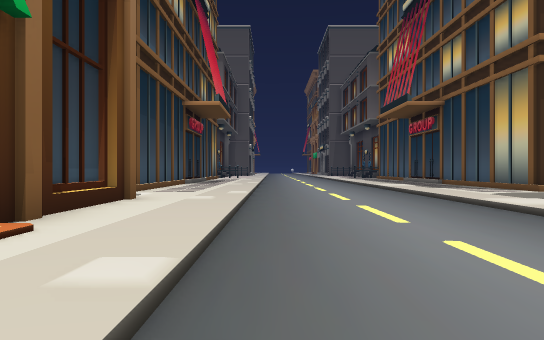
view 1 (above)

24 first-person views from a walk through a scene from a Unity 3-D project. The camera is 1.2 m above the floor, looks level and sees 75° across. The floor is counted in squares, 2 m on a side. Each view is taken from the middle of a square. On the plan, view 1 faces up. The plan holds only what a view shows up to about 10 squares ahead; the rest is blank. The place goes on beyond the plan. The player character is not drawn. Some surface patterns are stand-ins.

view 2
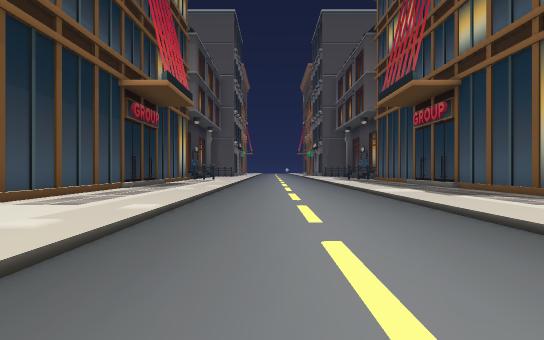

view 3
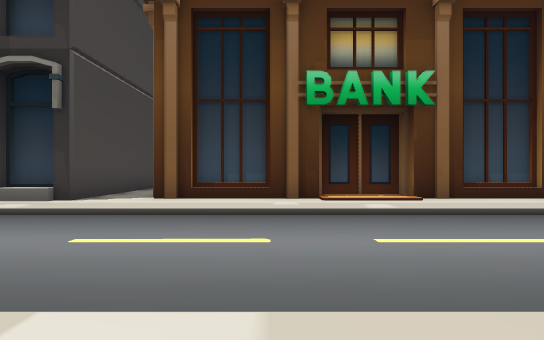

view 4
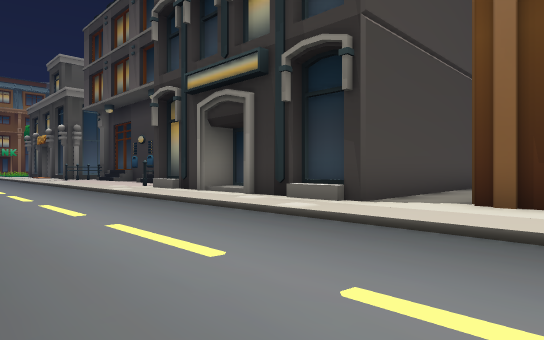

view 5
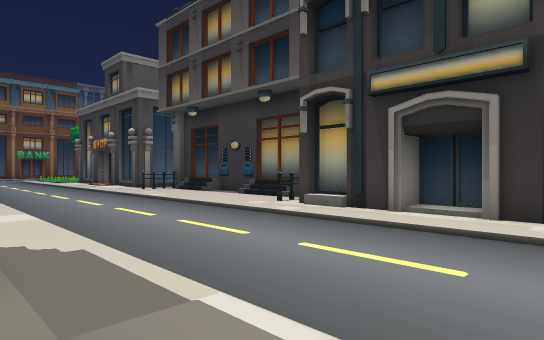

view 6
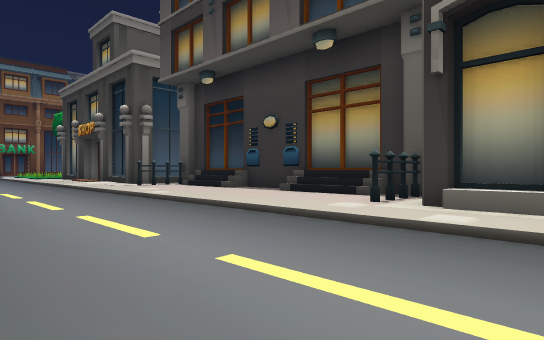

view 7
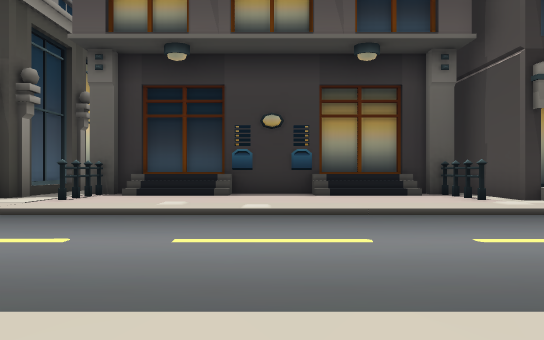

view 8
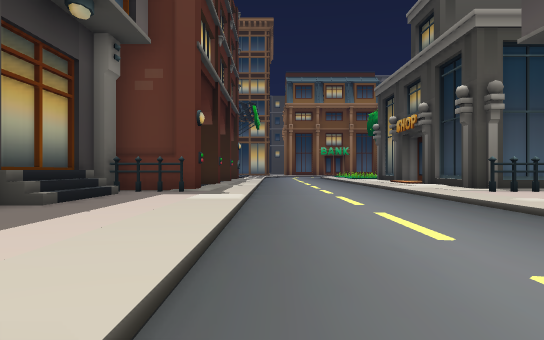

view 9
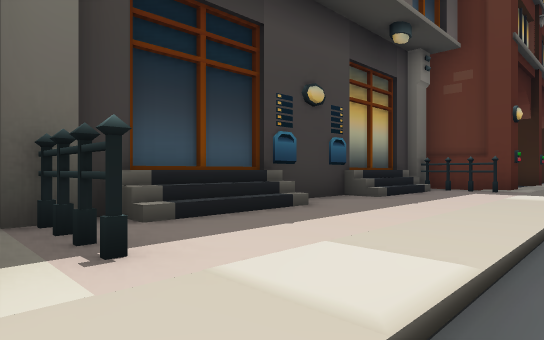

view 10
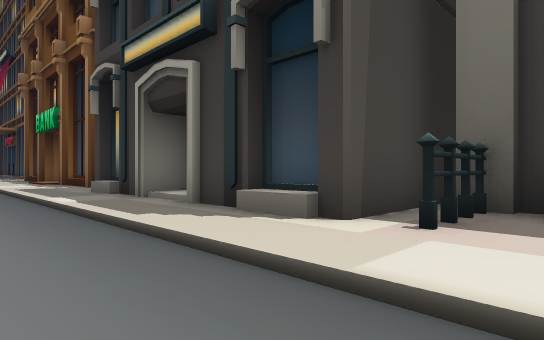

view 11
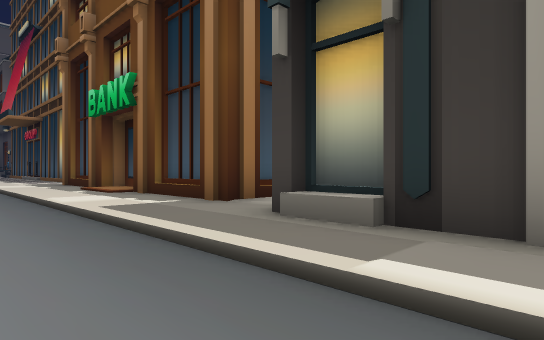

view 12
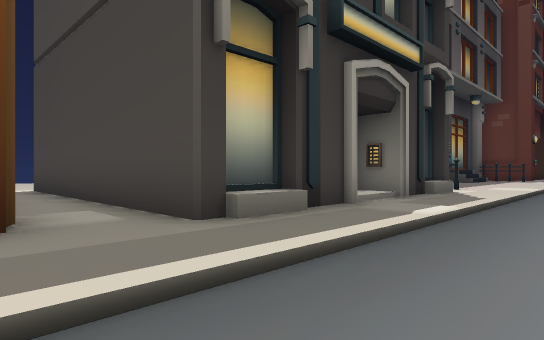

view 13
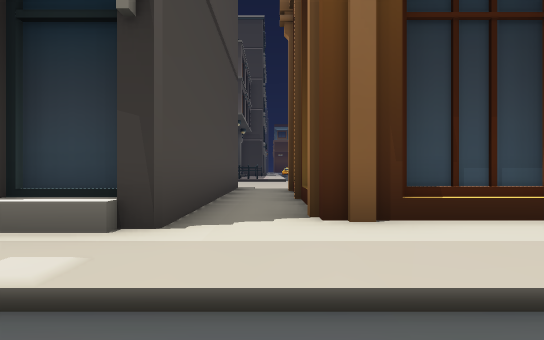

view 14
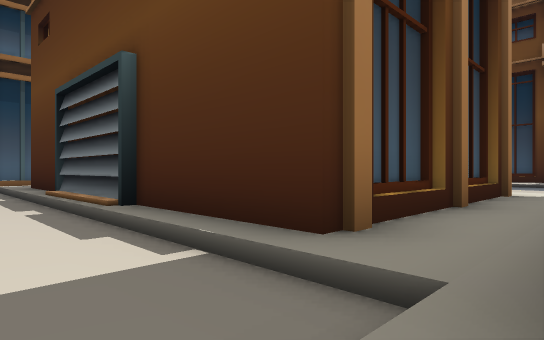

view 15
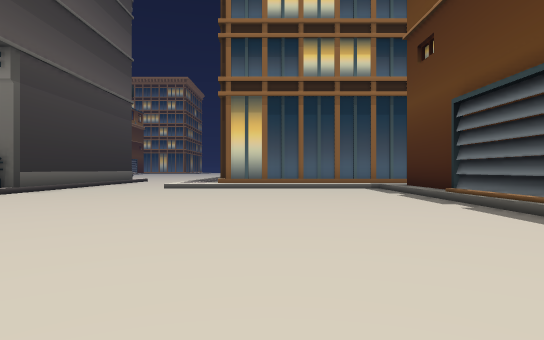

view 16
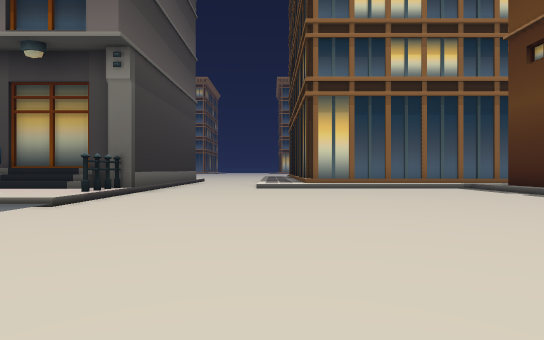

view 17
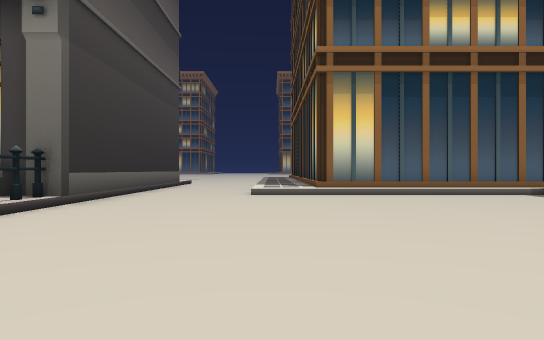

view 18
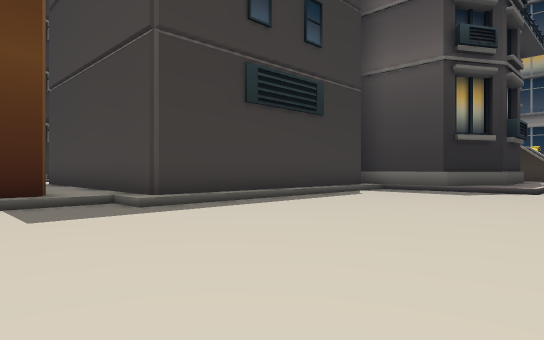

view 19
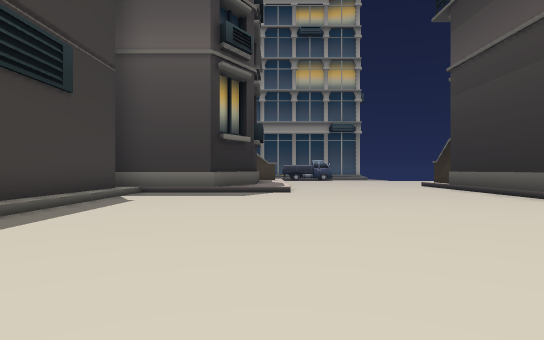

view 20
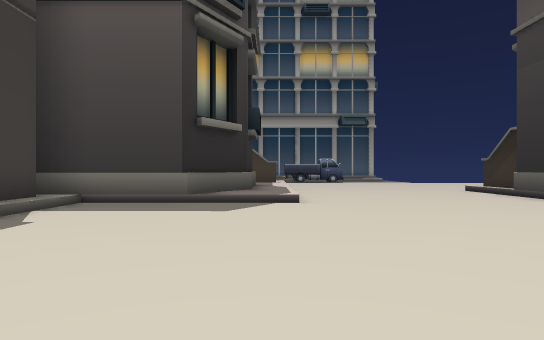

view 21
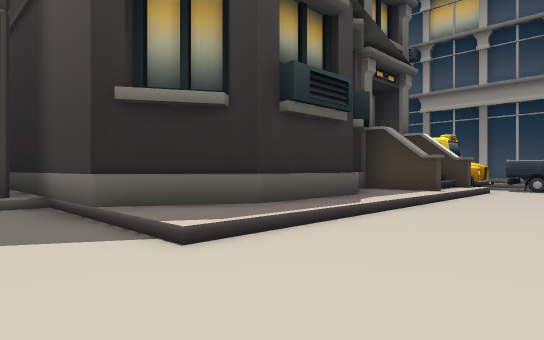

view 22
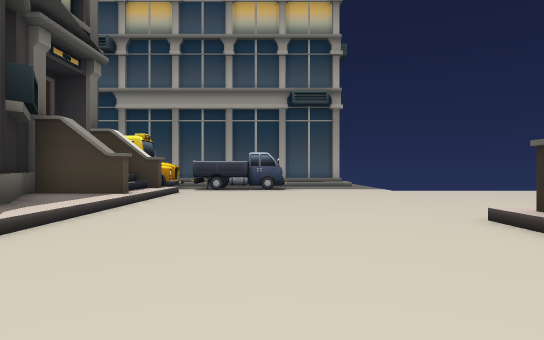

view 23
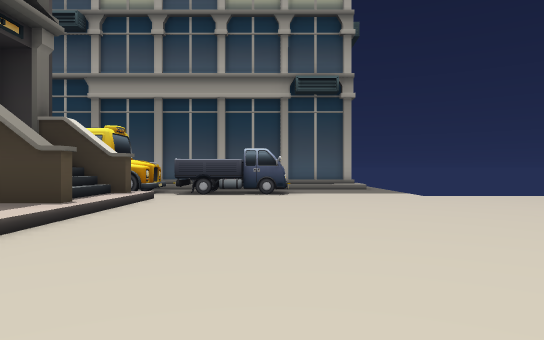

view 24
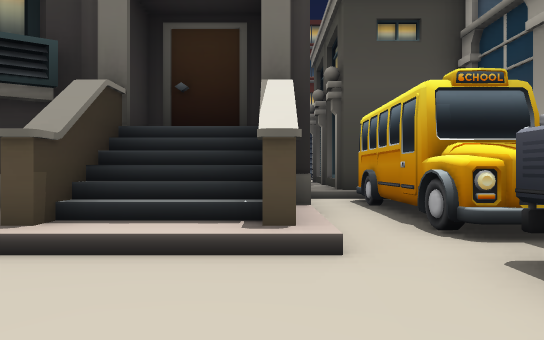

### Floor plan
Key: @ floor where view 1 was taken; # wall or solid block; . main floor; : floor 0.25 m higher than the main floor; + floor 2.25 m higher than the main floor; / step, stairs or slope; ^ raised ledge; B building; O other object.
Columns run from 20 left of view 1 to 12 right of it. Each row starts with its distance up from view 1.
 13                    :....:
 12                 B  :....:  B
 11                 B  :....:  B
 10                 B  :....:  B
  9  #...  BBBBBB   B  :....:  B
  8  #...              :....:
  7  #..........       :....:
  6 ##..........B    B :....:
  5 /#..........B    B :....:
  4 :#..........B    B :....: B
  3 ::..........B    B :....: B
  2 //..........B    B :....: B
  1  ...........B    B :....: B
  0   ..........B    B :@...::B
 -1   ..........B    B :....: B
 -2    .........BBBBBB :....: BBB
 -3     ........:      :....:
 -4      ......BBBBBBBB:....:BBBBBBBB
 -5     .......B       /....//
 -6     .......B      B:....:B
 -7    ........B     B /....: B
 -8   .........B     B /....: B
 -9  #.........B      B:....:B
-10  #.........B       /..../
-11  #.........BBB BBBB:....:BBBB
-12  #.....::##^^^^ ^##:....:##^
-13  #.....:#       #:::....:::#
-14  #.....:#       #:::....:::#
-15  /.....:#       #:::....:::#
-16  ......:#       #:::....:::#
-17 .......::#      #:::....:::#
-18 .......###      #:::....:::#
-19 .......//+#     #:::....:::#
-20 .......###      ###:....:##^
-21 ............       :....:BBB
-22  ...OOO^####BBBBBB :....: B

Positions as (right, up) in squares from view 1, and headings:
1: (0, 0), facing up
2: (1, 3), facing up
3: (5, 0), facing left
4: (3, -1), facing down-left
5: (5, -5), facing down-left
6: (3, -9), facing down-left
7: (5, -16), facing left
8: (3, -12), facing down
9: (3, -11), facing down-right
10: (2, -13), facing up-right
11: (2, -7), facing up-right
12: (2, -2), facing down-right
13: (1, -3), facing left
14: (-10, -4), facing up-right
15: (-12, -4), facing up
16: (-15, -4), facing up
17: (-15, -1), facing up
18: (-15, -1), facing down-right
19: (-13, -2), facing down
20: (-13, -5), facing down
21: (-16, -10), facing down-right
22: (-16, -11), facing down
23: (-16, -13), facing down
24: (-16, -20), facing right
